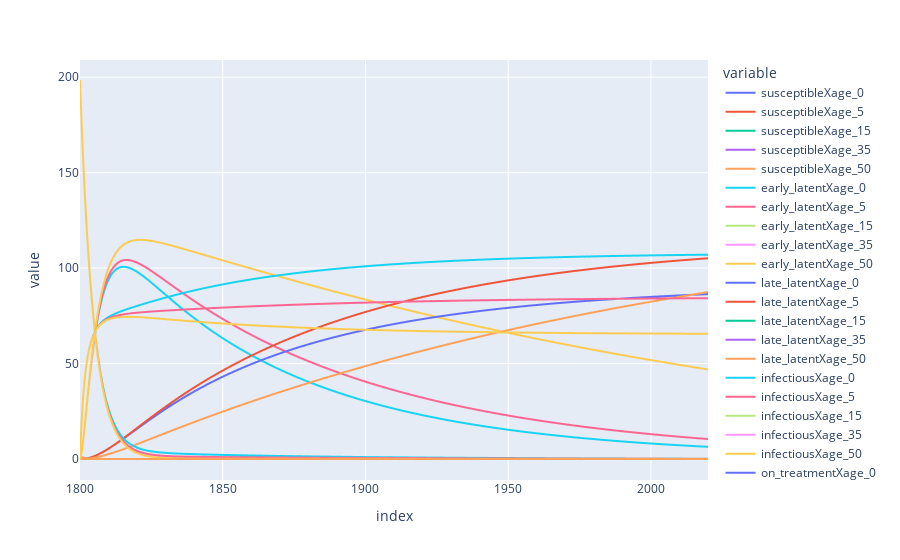

This figure's notebook cell:
### Code cell
outputs_df = model.get_outputs_df()
outputs_df.plot()

### Figure 1 — Plotly figure (JSON) as saved in the notebook; plotly's stock layout.template omitted (floating-point values rounded to 4 significant figures; data arrays with more than 128 entries replaced by an {"elided": "..."} marker saying what was removed)
{"data": [{"hovertemplate": "variable=susceptibleXage_0<br>index=%{x}<br>value=%{y}<extra></extra>", "legendgroup": "susceptibleXage_0", "line": {"color": "#636efa", "dash": "solid"}, "marker": {"symbol": "circle"}, "mode": "lines", "name": "susceptibleXage_0", "showlegend": true, "type": "scattergl", "x": {"elided": "2201 float values"}, "xaxis": "x", "y": {"elided": "2201 float values"}, "yaxis": "y"}, {"hovertemplate": "variable=susceptibleXage_5<br>index=%{x}<br>value=%{y}<extra></extra>", "legendgroup": "susceptibleXage_5", "line": {"color": "#EF553B", "dash": "solid"}, "marker": {"symbol": "circle"}, "mode": "lines", "name": "susceptibleXage_5", "showlegend": true, "type": "scattergl", "x": {"elided": "2201 float values"}, "xaxis": "x", "y": {"elided": "2201 float values"}, "yaxis": "y"}, {"hovertemplate": "variable=susceptibleXage_15<br>index=%{x}<br>value=%{y}<extra></extra>", "legendgroup": "susceptibleXage_15", "line": {"color": "#00cc96", "dash": "solid"}, "marker": {"symbol": "circle"}, "mode": "lines", "name": "susceptibleXage_15", "showlegend": true, "type": "scattergl", "x": {"elided": "2201 float values"}, "xaxis": "x", "y": {"elided": "2201 float values"}, "yaxis": "y"}, {"hovertemplate": "variable=susceptibleXage_35<br>index=%{x}<br>value=%{y}<extra></extra>", "legendgroup": "susceptibleXage_35", "line": {"color": "#ab63fa", "dash": "solid"}, "marker": {"symbol": "circle"}, "mode": "lines", "name": "susceptibleXage_35", "showlegend": true, "type": "scattergl", "x": {"elided": "2201 float values"}, "xaxis": "x", "y": {"elided": "2201 float values"}, "yaxis": "y"}, {"hovertemplate": "variable=susceptibleXage_50<br>index=%{x}<br>value=%{y}<extra></extra>", "legendgroup": "susceptibleXage_50", "line": {"color": "#FFA15A", "dash": "solid"}, "marker": {"symbol": "circle"}, "mode": "lines", "name": "susceptibleXage_50", "showlegend": true, "type": "scattergl", "x": {"elided": "2201 float values"}, "xaxis": "x", "y": {"elided": "2201 float values"}, "yaxis": "y"}, {"hovertemplate": "variable=early_latentXage_0<br>index=%{x}<br>value=%{y}<extra></extra>", "legendgroup": "early_latentXage_0", "line": {"color": "#19d3f3", "dash": "solid"}, "marker": {"symbol": "circle"}, "mode": "lines", "name": "early_latentXage_0", "showlegend": true, "type": "scattergl", "x": {"elided": "2201 float values"}, "xaxis": "x", "y": {"elided": "2201 float values"}, "yaxis": "y"}, {"hovertemplate": "variable=early_latentXage_5<br>index=%{x}<br>value=%{y}<extra></extra>", "legendgroup": "early_latentXage_5", "line": {"color": "#FF6692", "dash": "solid"}, "marker": {"symbol": "circle"}, "mode": "lines", "name": "early_latentXage_5", "showlegend": true, "type": "scattergl", "x": {"elided": "2201 float values"}, "xaxis": "x", "y": {"elided": "2201 float values"}, "yaxis": "y"}, {"hovertemplate": "variable=early_latentXage_15<br>index=%{x}<br>value=%{y}<extra></extra>", "legendgroup": "early_latentXage_15", "line": {"color": "#B6E880", "dash": "solid"}, "marker": {"symbol": "circle"}, "mode": "lines", "name": "early_latentXage_15", "showlegend": true, "type": "scattergl", "x": {"elided": "2201 float values"}, "xaxis": "x", "y": {"elided": "2201 float values"}, "yaxis": "y"}, {"hovertemplate": "variable=early_latentXage_35<br>index=%{x}<br>value=%{y}<extra></extra>", "legendgroup": "early_latentXage_35", "line": {"color": "#FF97FF", "dash": "solid"}, "marker": {"symbol": "circle"}, "mode": "lines", "name": "early_latentXage_35", "showlegend": true, "type": "scattergl", "x": {"elided": "2201 float values"}, "xaxis": "x", "y": {"elided": "2201 float values"}, "yaxis": "y"}, {"hovertemplate": "variable=early_latentXage_50<br>index=%{x}<br>value=%{y}<extra></extra>", "legendgroup": "early_latentXage_50", "line": {"color": "#FECB52", "dash": "solid"}, "marker": {"symbol": "circle"}, "mode": "lines", "name": "early_latentXage_50", "showlegend": true, "type": "scattergl", "x": {"elided": "2201 float values"}, "xaxis": "x", "y": {"elided": "2201 float values"}, "yaxis": "y"}, {"hovertemplate": "variable=late_latentXage_0<br>index=%{x}<br>value=%{y}<extra></extra>", "legendgroup": "late_latentXage_0", "line": {"color": "#636efa", "dash": "solid"}, "marker": {"symbol": "circle"}, "mode": "lines", "name": "late_latentXage_0", "showlegend": true, "type": "scattergl", "x": {"elided": "2201 float values"}, "xaxis": "x", "y": {"elided": "2201 float values"}, "yaxis": "y"}, {"hovertemplate": "variable=late_latentXage_5<br>index=%{x}<br>value=%{y}<extra></extra>", "legendgroup": "late_latentXage_5", "line": {"color": "#EF553B", "dash": "solid"}, "marker": {"symbol": "circle"}, "mode": "lines", "name": "late_latentXage_5", "showlegend": true, "type": "scattergl", "x": {"elided": "2201 float values"}, "xaxis": "x", "y": {"elided": "2201 float values"}, "yaxis": "y"}, {"hovertemplate": "variable=late_latentXage_15<br>index=%{x}<br>value=%{y}<extra></extra>", "legendgroup": "late_latentXage_15", "line": {"color": "#00cc96", "dash": "solid"}, "marker": {"symbol": "circle"}, "mode": "lines", "name": "late_latentXage_15", "showlegend": true, "type": "scattergl", "x": {"elided": "2201 float values"}, "xaxis": "x", "y": {"elided": "2201 float values"}, "yaxis": "y"}, {"hovertemplate": "variable=late_latentXage_35<br>index=%{x}<br>value=%{y}<extra></extra>", "legendgroup": "late_latentXage_35", "line": {"color": "#ab63fa", "dash": "solid"}, "marker": {"symbol": "circle"}, "mode": "lines", "name": "late_latentXage_35", "showlegend": true, "type": "scattergl", "x": {"elided": "2201 float values"}, "xaxis": "x", "y": {"elided": "2201 float values"}, "yaxis": "y"}, {"hovertemplate": "variable=late_latentXage_50<br>index=%{x}<br>value=%{y}<extra></extra>", "legendgroup": "late_latentXage_50", "line": {"color": "#FFA15A", "dash": "solid"}, "marker": {"symbol": "circle"}, "mode": "lines", "name": "late_latentXage_50", "showlegend": true, "type": "scattergl", "x": {"elided": "2201 float values"}, "xaxis": "x", "y": {"elided": "2201 float values"}, "yaxis": "y"}, {"hovertemplate": "variable=infectiousXage_0<br>index=%{x}<br>value=%{y}<extra></extra>", "legendgroup": "infectiousXage_0", "line": {"color": "#19d3f3", "dash": "solid"}, "marker": {"symbol": "circle"}, "mode": "lines", "name": "infectiousXage_0", "showlegend": true, "type": "scattergl", "x": {"elided": "2201 float values"}, "xaxis": "x", "y": {"elided": "2201 float values"}, "yaxis": "y"}, {"hovertemplate": "variable=infectiousXage_5<br>index=%{x}<br>value=%{y}<extra></extra>", "legendgroup": "infectiousXage_5", "line": {"color": "#FF6692", "dash": "solid"}, "marker": {"symbol": "circle"}, "mode": "lines", "name": "infectiousXage_5", "showlegend": true, "type": "scattergl", "x": {"elided": "2201 float values"}, "xaxis": "x", "y": {"elided": "2201 float values"}, "yaxis": "y"}, {"hovertemplate": "variable=infectiousXage_15<br>index=%{x}<br>value=%{y}<extra></extra>", "legendgroup": "infectiousXage_15", "line": {"color": "#B6E880", "dash": "solid"}, "marker": {"symbol": "circle"}, "mode": "lines", "name": "infectiousXage_15", "showlegend": true, "type": "scattergl", "x": {"elided": "2201 float values"}, "xaxis": "x", "y": {"elided": "2201 float values"}, "yaxis": "y"}, {"hovertemplate": "variable=infectiousXage_35<br>index=%{x}<br>value=%{y}<extra></extra>", "legendgroup": "infectiousXage_35", "line": {"color": "#FF97FF", "dash": "solid"}, "marker": {"symbol": "circle"}, "mode": "lines", "name": "infectiousXage_35", "showlegend": true, "type": "scattergl", "x": {"elided": "2201 float values"}, "xaxis": "x", "y": {"elided": "2201 float values"}, "yaxis": "y"}, {"hovertemplate": "variable=infectiousXage_50<br>index=%{x}<br>value=%{y}<extra></extra>", "legendgroup": "infectiousXage_50", "line": {"color": "#FECB52", "dash": "solid"}, "marker": {"symbol": "circle"}, "mode": "lines", "name": "infectiousXage_50", "showlegend": true, "type": "scattergl", "x": {"elided": "2201 float values"}, "xaxis": "x", "y": {"elided": "2201 float values"}, "yaxis": "y"}, {"hovertemplate": "variable=on_treatmentXage_0<br>index=%{x}<br>value=%{y}<extra></extra>", "legendgroup": "on_treatmentXage_0", "line": {"color": "#636efa", "dash": "solid"}, "marker": {"symbol": "circle"}, "mode": "lines", "name": "on_treatmentXage_0", "showlegend": true, "type": "scattergl", "x": {"elided": "2201 float values"}, "xaxis": "x", "y": {"elided": "2201 int values"}, "yaxis": "y"}, {"hovertemplate": "variable=on_treatmentXage_5<br>index=%{x}<br>value=%{y}<extra></extra>", "legendgroup": "on_treatmentXage_5", "line": {"color": "#EF553B", "dash": "solid"}, "marker": {"symbol": "circle"}, "mode": "lines", "name": "on_treatmentXage_5", "showlegend": true, "type": "scattergl", "x": {"elided": "2201 float values"}, "xaxis": "x", "y": {"elided": "2201 int values"}, "yaxis": "y"}, {"hovertemplate": "variable=on_treatmentXage_15<br>index=%{x}<br>value=%{y}<extra></extra>", "legendgroup": "on_treatmentXage_15", "line": {"color": "#00cc96", "dash": "solid"}, "marker": {"symbol": "circle"}, "mode": "lines", "name": "on_treatmentXage_15", "showlegend": true, "type": "scattergl", "x": {"elided": "2201 float values"}, "xaxis": "x", "y": {"elided": "2201 int values"}, "yaxis": "y"}, {"hovertemplate": "variable=on_treatmentXage_35<br>index=%{x}<br>value=%{y}<extra></extra>", "legendgroup": "on_treatmentXage_35", "line": {"color": "#ab63fa", "dash": "solid"}, "marker": {"symbol": "circle"}, "mode": "lines", "name": "on_treatmentXage_35", "showlegend": true, "type": "scattergl", "x": {"elided": "2201 float values"}, "xaxis": "x", "y": {"elided": "2201 int values"}, "yaxis": "y"}, {"hovertemplate": "variable=on_treatmentXage_50<br>index=%{x}<br>value=%{y}<extra></extra>", "legendgroup": "on_treatmentXage_50", "line": {"color": "#FFA15A", "dash": "solid"}, "marker": {"symbol": "circle"}, "mode": "lines", "name": "on_treatmentXage_50", "showlegend": true, "type": "scattergl", "x": {"elided": "2201 float values"}, "xaxis": "x", "y": {"elided": "2201 int values"}, "yaxis": "y"}, {"hovertemplate": "variable=recoveredXage_0<br>index=%{x}<br>value=%{y}<extra></extra>", "legendgroup": "recoveredXage_0", "line": {"color": "#19d3f3", "dash": "solid"}, "marker": {"symbol": "circle"}, "mode": "lines", "name": "recoveredXage_0", "showlegend": true, "type": "scattergl", "x": {"elided": "2201 float values"}, "xaxis": "x", "y": {"elided": "2201 float values"}, "yaxis": "y"}, {"hovertemplate": "variable=recoveredXage_5<br>index=%{x}<br>value=%{y}<extra></extra>", "legendgroup": "recoveredXage_5", "line": {"color": "#FF6692", "dash": "solid"}, "marker": {"symbol": "circle"}, "mode": "lines", "name": "recoveredXage_5", "showlegend": true, "type": "scattergl", "x": {"elided": "2201 float values"}, "xaxis": "x", "y": {"elided": "2201 float values"}, "yaxis": "y"}, {"hovertemplate": "variable=recoveredXage_15<br>index=%{x}<br>value=%{y}<extra></extra>", "legendgroup": "recoveredXage_15", "line": {"color": "#B6E880", "dash": "solid"}, "marker": {"symbol": "circle"}, "mode": "lines", "name": "recoveredXage_15", "showlegend": true, "type": "scattergl", "x": {"elided": "2201 float values"}, "xaxis": "x", "y": {"elided": "2201 float values"}, "yaxis": "y"}, {"hovertemplate": "variable=recoveredXage_35<br>index=%{x}<br>value=%{y}<extra></extra>", "legendgroup": "recoveredXage_35", "line": {"color": "#FF97FF", "dash": "solid"}, "marker": {"symbol": "circle"}, "mode": "lines", "name": "recoveredXage_35", "showlegend": true, "type": "scattergl", "x": {"elided": "2201 float values"}, "xaxis": "x", "y": {"elided": "2201 float values"}, "yaxis": "y"}, {"hovertemplate": "variable=recoveredXage_50<br>index=%{x}<br>value=%{y}<extra></extra>", "legendgroup": "recoveredXage_50", "line": {"color": "#FECB52", "dash": "solid"}, "marker": {"symbol": "circle"}, "mode": "lines", "name": "recoveredXage_50", "showlegend": true, "type": "scattergl", "x": {"elided": "2201 float values"}, "xaxis": "x", "y": {"elided": "2201 float values"}, "yaxis": "y"}], "layout": {"legend": {"title": {"text": "variable"}, "tracegroupgap": 0}, "margin": {"t": 60}, "xaxis": {"anchor": "y", "domain": [0, 1], "title": {"text": "index"}}, "yaxis": {"anchor": "x", "domain": [0, 1], "title": {"text": "value"}}}}
